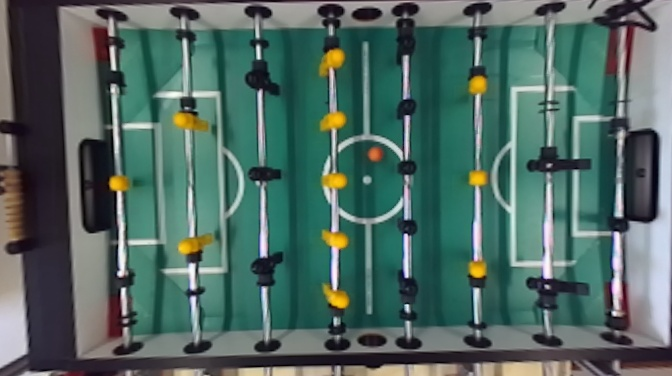
#> input picture utilities/img1.jpg, 672 x 376 px, given in place of the camera
$ python check_foosmen.py   (older library calls are emulated)
#> lines starting #> are read from the running program, lines starting #| are printed output that depends on the picture; after the words box and inside, x2 and y2 are one past the last pixel; in counts of white or black regions, pixels touching at a corner belong together
import cv2
import cv2
import numpy as np
import imutils

from imutils import contours
from skimage import measure
from imutils.video import FPS
from imutils.video import WebcamVideoStream

# Debug for Foosmen locations

def main():
	wvs = WebcamVideoStream(src=0)
	vs = wvs.start()
	fps = FPS().start()
	key = ''

	while key != 113:
		frame = vs.read()
#> frame is the input picture: shape (376, 672, 3); mean B, G, R 98.4, 104.4, 80.1
		frame = imutils.resize(frame[20:356, 50:672], width = 250)
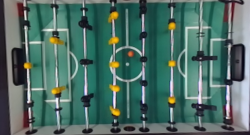
#> frame: shape (135, 250, 3); mean B, G, R 101, 108.5, 77.4

		cv2.imshow("frame", frame)
		cv2.imshow("foosmen", label_foosmen(frame, get_foosmen_mask(frame)))

		fps.update()
		key = cv2.waitKey(5)

	fps.stop()

def get_foosmen_mask(img):
	# Preprocessing
    img_hsv = cv2.cvtColor(img, cv2.COLOR_BGR2HSV)
#> img_hsv: shape (135, 250, 3); mean H, S, V 87.6, 98.3, 112.1
    # Define range of mask

    lower_yellow = np.array([20, 100, 100])
    upper_yellow = np.array([35, 255, 255])

    # Apply mask
    mask = cv2.inRange(img_hsv, lower_yellow, upper_yellow)
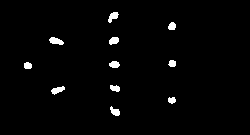
#> mask: shape (135, 250); 1.9% white; 11 white regions, largest, box (x1, y1, x2, y2) and area: (49, 37, 64, 45) 79, (51, 86, 65, 95) 71, (108, 12, 119, 23) 69

    #cv2.imshow("colored mask", mask)

    # mask = cv2.erode(mask, np.ones((3, 3), np.uint8), iterations=1)
    mask = cv2.dilate(mask, np.ones((2, 2), np.uint8), iterations=3)
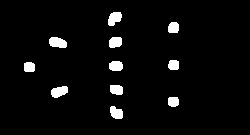
#> mask: shape (135, 250); 4% white; 11 white regions, largest, box (x1, y1, x2, y2) and area: (49, 37, 67, 48) 157, (51, 86, 68, 98) 149, (108, 12, 122, 26) 144

    #cv2.imshow("yellow_mask", mask)
    return mask

def label_foosmen(image, thresh):
	labels = measure.label(thresh, neighbors=8, background=0)
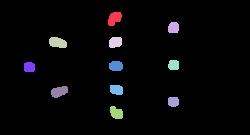
#> labels: shape (135, 250) int64; 12 distinct labels, from 0 to 11; one colour per label, 0 black
	mask = np.zeros(thresh.shape, dtype="uint8")

	for label in np.unique(labels):
		if label == 0:
			continue

		labelMask = np.zeros(thresh.shape, dtype="uint8")
		labelMask[labels == label] = 255
		numPixels = cv2.countNonZero(labelMask)

		if numPixels > 20:
			mask = cv2.add(mask, labelMask)
#> this loop made 12 passes
#> numPixels on passes 2 to 12: 144, 108, 157, 125, 99, 123, 102, 116, 149, 99, 130
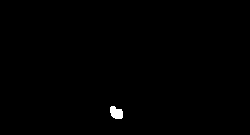
#> labelMask: shape (135, 250); 0.39% white; 1 white region

	_, cnts, _ = cv2.findContours(mask, cv2.RETR_EXTERNAL,
	cv2.CHAIN_APPROX_SIMPLE)
#> cnts = 11 contours; largest, box (x1, y1, x2, y2) and area: (49, 37, 67, 48) 134, (51, 86, 68, 98) 127, (108, 12, 122, 26) 122, (110, 106, 123, 119) 110, (109, 37, 122, 48) 106

	if len(cnts) > 0:
		cnts, bbox = contours.sort_contours(cnts, method = "top-to-bottom")
#> bbox = ((108, 12, 14, 14), (168, 22, 11, 11), (109, 37, 13, 11), (49, 37, 18, 11), (168, 60, 11, 10), (109, 61, 14, 10), (24, 62, 11, 10), (110, 85, 13, 10), (51, 86, 17, 12), (168, 97, 11, 10), (110, 106, 13, 13))

		# loop over the contours
		for (i, c) in enumerate(cnts):
			# draw the bright spot on the image
			(x, y, w, h) = cv2.boundingRect(c)
			((cX, cY), radius) = cv2.minEnclosingCircle(c)
			cv2.circle(image, (int(cX), int(cY)), int(radius),
				(0, 0, 255), 3)
			cv2.putText(image, "#{}".format(i + 1), (x, y+10),
				cv2.FONT_HERSHEY_SIMPLEX, 0.55, (0, 255, 0), 1)
#> this loop made 11 passes
#> (x, y, w, h, cX, cY, radius) on passes 1 to 11: (108, 12, 14, 14, 114.5, 18.5, 8.51), (168, 22, 11, 11, 173, 27.35, 6.16), (109, 37, 13, 11, 115, 42, 7.21), (49, 37, 18, 11, 57.5, 42.5, 9.19), (168, 60, 11, 10, 173.3, 64.5, 5.86), (109, 61, 14, 10, 115.5, 65.5, 6.96), (24, 62, 11, 10, 29, 66.5, 6.1), (110, 85, 13, 10, 116, 89, 7.21), (51, 86, 17, 12, 59.27, 91.12, 8.76), (168, 97, 11, 10, 173, 101, 5.83), (110, 106, 13, 13, 116, 112, 7.81)
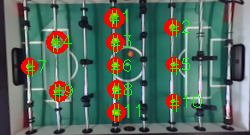
#> image: shape (135, 250, 3); mean B, G, R 93.6, 105.4, 84.6


	return image

if __name__ == "__main__":
	main()
#> (key Esc is pressed here)

$ run again, on utilities/f1.jpg
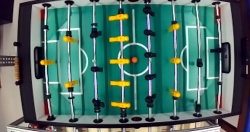
#> input picture utilities/f1.jpg, 250 x 132 px, given in place of the camera
#> in main, frame is the input picture: shape (132, 250, 3); mean B, G, R 103.4, 111, 75.8
#> frame: shape (140, 250, 3)
#> img_hsv: shape (140, 250, 3); mean H, S, V 89.8, 141.8, 119.8
#> in label_foosmen, `labels = measure.label(thresh, neighbors=8, background=0)`:
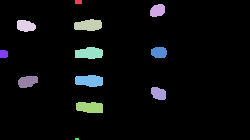
#> labels: shape (140, 250) int64; 13 distinct labels, from 0 to 12; one colour per label, 0 black
#> the loop in label_foosmen, `for label in np.unique(labels):` made 13 passes
#> numPixels on passes 2 to 9: 28, 157, 266, 181, 272, 153, 61, 279
#> cnts = 11 contours, 1 with area under 20; largest, box (x1, y1, x2, y2) and area: (75, 75, 103, 87) 244, (75, 47, 103, 59) 238, (74, 19, 102, 31) 232, (76, 102, 103, 113) 229, (18, 76, 38, 88) 166
#> bbox = ((75, 0, 7, 4), (150, 4, 15, 13), (74, 19, 28, 12), (17, 20, 19, 12), (151, 47, 16, 11), (75, 47, 28, 12), (0, 50, 8, 8), (75, 75, 28, 12), (18, 76, 20, 12), (151, 87, 15, 13), (76, 102, 27, 11))
#> the loop in label_foosmen, `for (i, c) in enumerate(cnts):` made 11 passes
#> (x, y, w, h, cX, cY, radius) on passes 2 to 9: (150, 4, 15, 13, 157, 10.5, 8.32), (74, 19, 28, 12, 87.5, 25, 13.83), (17, 20, 19, 12, 26, 24.5, 9.66), (151, 47, 16, 11, 158.5, 51.5, 7.91), (75, 47, 28, 12, 88.5, 53.5, 13.95), (0, 50, 8, 8, 3.07, 53.5, 4.66), (75, 75, 28, 12, 88.5, 80.5, 13.95), (18, 76, 20, 12, 27.5, 80.5, 10.12)
#> after the loop in label_foosmen, `for (i, c) in enumerate(cnts):`:
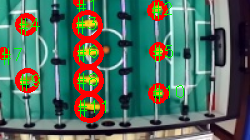
#> image: shape (140, 250, 3); mean B, G, R 95.4, 107.9, 81.1
